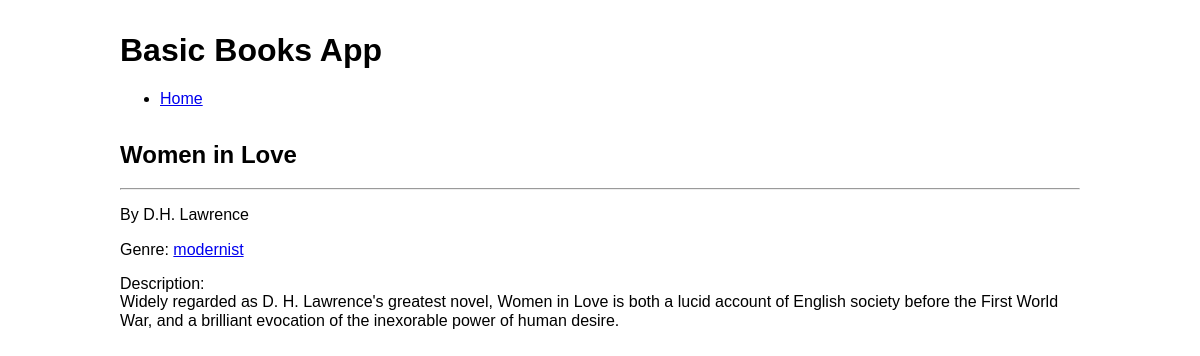
/2, run on the app's committed database.
### tables this page shows
CREATE TABLE books (
    id INTEGER PRIMARY KEY AUTOINCREMENT,
    title TEXT NOT NULL,
    author TEXT NOT NULL,
    genre TEXT NOT NULL,
    description TEXT
);

### app.py (the view)
@app.route('/<int:book_id>')
def details(book_id):
    book = get_details(book_id)
    return render_template('details.html', book=book)

### app.py (called while the page is built)
def get_db_connection():
    conn = sqlite3.connect('database.db')
    conn.row_factory = sqlite3.Row
    return conn

def get_details(book_id):
    conn = get_db_connection()
    book = conn.execute('SELECT * FROM books WHERE id = ?', (book_id,)).fetchone()
    conn.close()
    if book is None:
        abort(404)
    return book

### templates/details.html
{% extends 'base.html' %}
{% block content %}
    <div class="content">
        <h2>{{ book['title'] }}</h2>
        <hr>
        <p>By {{ book['author'] }}</p>
        <p>Genre: <a href="/tag/{{ book['genre'] }}">{{ book['genre'] }}</a></p>
        <p>Description:<br> {{ book['description'] }}</p>
    </div>
{% endblock %}

### static/css/style.css (style rules this page uses)
body { font-family: Helvetica, sans-serif; margin: 0; padding: 0; }

### data on the page
books: title "Women in Love", author "D.H. Lawrence", genre "modernist", description "Widely regarded as D. H. Lawrence's greatest novel, Women in Love is both a lucid account of English society before the First World War, and a brilliant evocation of the inexorable power of human desire."
